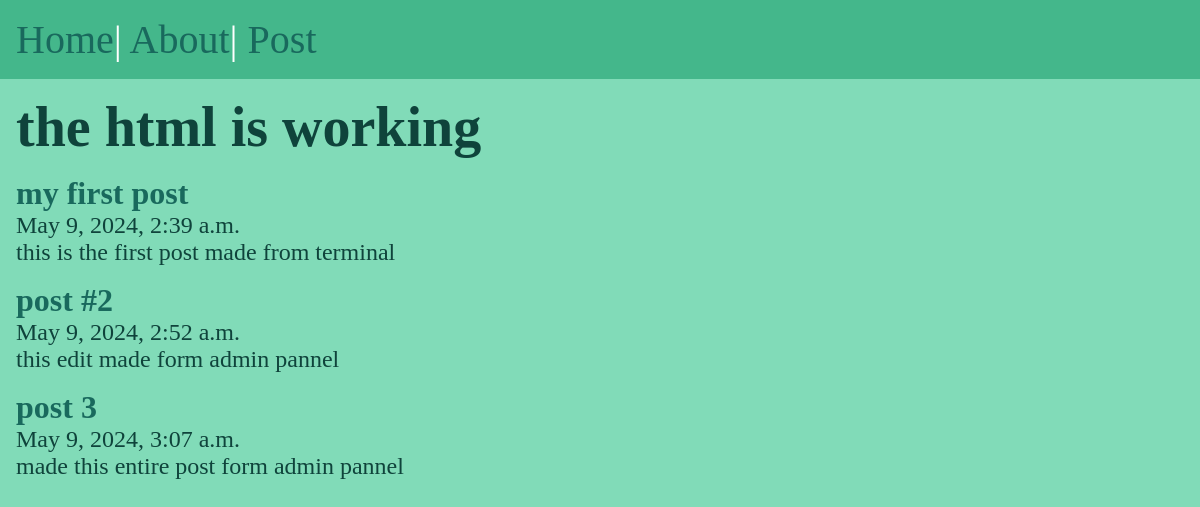
Page /post/ on the earlier database version.
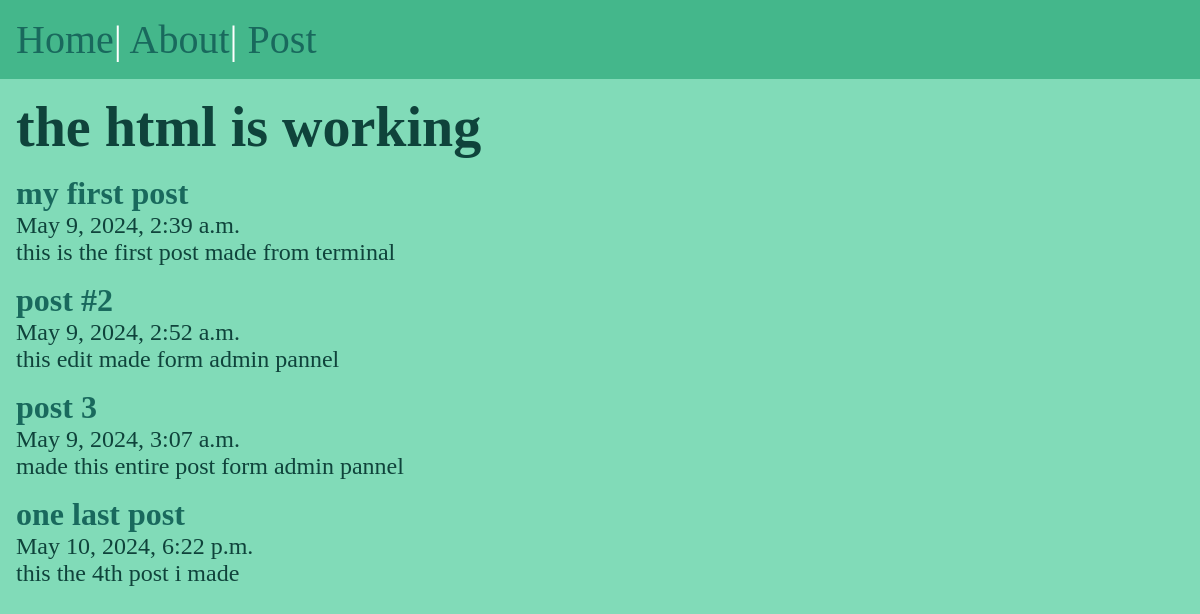
Same page on the later database version.
### posts/models.py (models this page shows, shortened)
class Post(models.Model):
    title=models.CharField(max_length=75)
    body=models.TextField()
    slug=models.SlugField()
    date=models.DateTimeField(auto_now_add=True)

### posts/views.py (the view)
# urls.py: path('',views.post_list_v,name="post"),
def post_list_v(request):
    posts = Post.objects.all()
    return render(request, 'post_/post_list.html', {'posts': posts})

### posts/templates/post_/post_list.html (shortened to what this page needs)
{% extends "basic.html" %}
{% block upper_descritipon %}
<section>
  <h1>the html is working</h1>
  {% for post in posts %}
  <article class ="postdata">
    <h2>
      <a class="slug" href = "{% url 'page' slug=post.slug%}">
        {{ post.title }}
      </a>
    </h2>
    <p>{{ post.date }}</p>
    <p>{{ post.body }}</p>
  </article>
  {% endfor %}
</section>
{% endblock %}

### templates/basic.html (shortened to what this page needs)
<!DOCTYPE html>
{% load static %}
<html lang="en">
  <head>
    <link rel="stylesheet" href="{% static 'css/style.css' %}" />
  </head>
  <body>
    <nav>
      <a href="/">Home</a>| <a href="/about">About</a>|
      <a href="{% url 'post' %}">Post</a>
    </nav>
    <main>{% block upper_descritipon %} top descritipon {% endblock %}</main>
  </body>
</html>

### static/css/style.css (style rules this page uses)
* { margin: 0; padding: 0; box-sizing: border-box; }
body { min-height: 100vh; background-color: #81dbb8; color: rgb(15, 67, 59); font-size: 3rem; }
nav { padding: 1rem; background-color: #44B78B; color: white; font-size: 2.5rem; }
main { padding: 1rem; }
section { display: flex; flex-flow: column; gap: 1rem; }
h1 { font-size: 3.5rem }
h2 { font-size: 2rem; }
p { font-size: 1.5rem; }
a { text-decoration: none; color: rgb(25, 105, 93); }

Differences in the rows shown:
added Post: title "one last post", date "May 10, 2024, 6:22 p.m.", body "this the 4th post i made"
